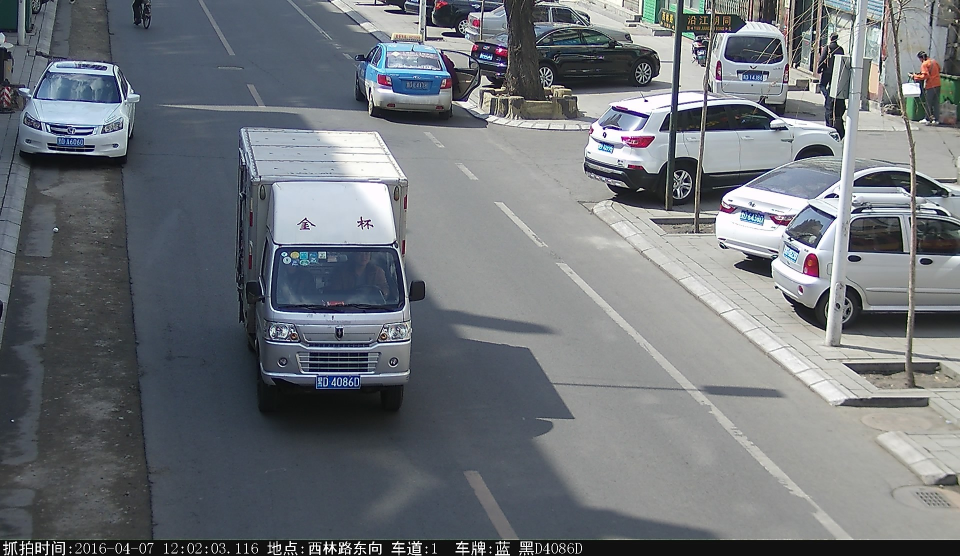
#> input picture test.jpg, 1920 x 1112 px (shown at 1/2 size)
$ python platelocate.py   (older library calls are emulated)
#> lines starting #> are read from the running program, lines starting #| are printed output that depends on the picture; after the words box and inside, x2 and y2 are one past the last pixel; in counts of white or black regions, pixels touching at a corner belong together
#> further down, src is the input picture: shape (1112, 1920, 3); mean B, G, R 120.9, 115.7, 111.1
### Util.py
#!/usr/bin/env python
#coding=gbk
#随机生成ID,代表一次识别的唯一ID,目的是对图片的命名产生随机数，强制浏览器每次都从服务器加载
import random
class ID(object):
    ID = 0
    @classmethod
    def get_ID(cls,is_new = False):
        if is_new :
            cls.ID = random.randint(0,10000)
        return cls.ID

### platelocate.py
#!/usr/bin/env python
#coding=gbk
#find plate in img
import cv2
from cv2 import *
import cv2.cv as cv
import numpy as np
from Util import ID
class PlateLocate(object):
    def __init__(self):
        #车牌定位所需变量
        self.gaussian_blur_size = 5
        self.sobel_scale = 1
        self.sobel_delta = 0
        self.sobel_depth = cv2.CV_16S
        self.sobel_x_weight = 1
        self.sobel_y_weight = 0
        self.morph_size_width = 17
        self.morph_size_height = 3
        #车牌判断所需变量
        self.verify_min = 3
        self.verify_max = 20
        self.verify_error = 0.9
        self.ratio = 3.142857
        self.angle = 30
        #车牌调整所需变量
        self.width = 136
        self.height = 36
        self.type = cv2.CV_8UC3
    def set_mode(self):
        self.gaussian_blur_size = 5
        self.morph_size_width = 9
        self.morph_size_height = 3
        self.verify_error = 0.9
        self.ratio = 4
        self.verify_max = 30
        self.verify_min = 1

    def plate_locate(self, src):
        '''
            定位车牌
            :param src : source image
            :return : list with all possible plate
        '''

        result_rects = []
        if src is not None:
            h = src.shape[0]
#> h = 1112
            w = src.shape[1]
#> w = 1920
            if (h > 50):
                src = src[0:h-50]
#> src: shape (1062, 1920, 3)
        #高斯模糊
        gaus_blur = cv2.GaussianBlur(src, (self.gaussian_blur_size,self.gaussian_blur_size), 0, 0, cv2.BORDER_DEFAULT)
        cv2.imwrite("static/images/temp/platelocate/gaussian_blur{}.jpg".format(ID.get_ID()), gaus_blur)

        #灰度化
        gray = cv2.cvtColor(gaus_blur, cv2.COLOR_RGB2GRAY)
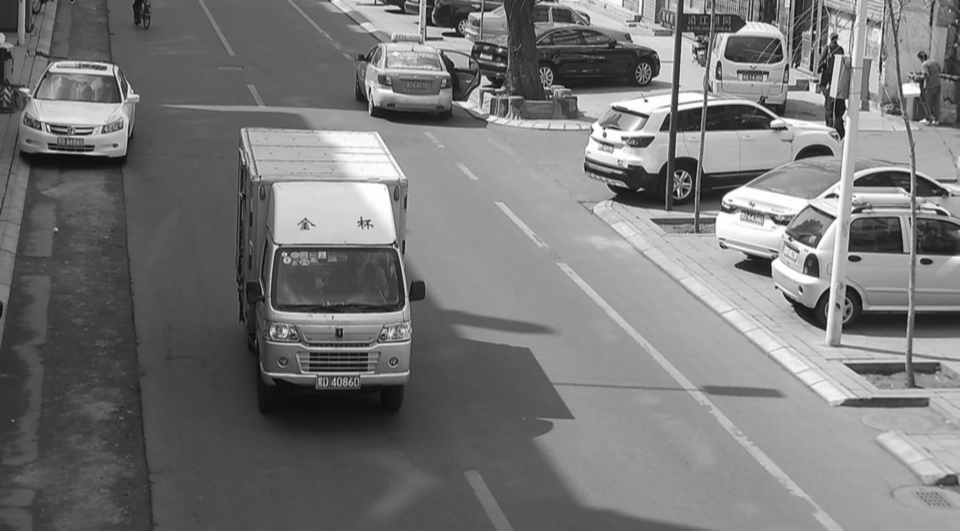
#> gray: shape (1062, 1920) (shown at 1/2 size); min 8, max 254, mean 119.2
        cv2.imwrite("static/images/temp/platelocate/gray{}.jpg".format(ID.get_ID()), gray)

        #Sobel运算，得到水平方向导数
        grad_x = cv2.Sobel(gray, self.sobel_depth, 1, 0, ksize=3, scale=self.sobel_scale, delta=self.sobel_delta,borderType=cv2.BORDER_DEFAULT)
        abs_grad_x = cv2.convertScaleAbs(grad_x)
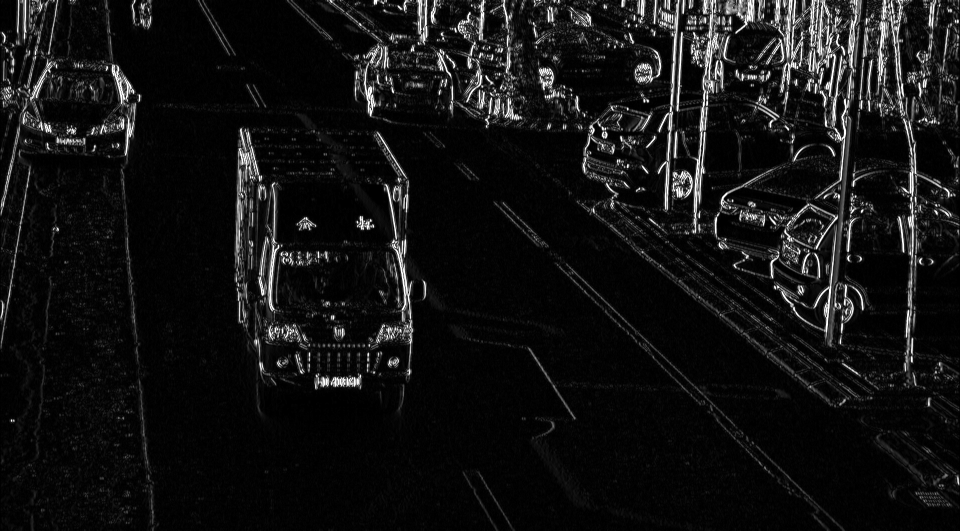
#> abs_grad_x: shape (1062, 1920) (shown at 1/2 size); min 0, max 255, mean 19
        grad_y = cv2.Sobel(gray, self.sobel_depth, 0, 1, ksize = 3, scale=self.sobel_scale, delta=self.sobel_delta, borderType=cv2.BORDER_DEFAULT)
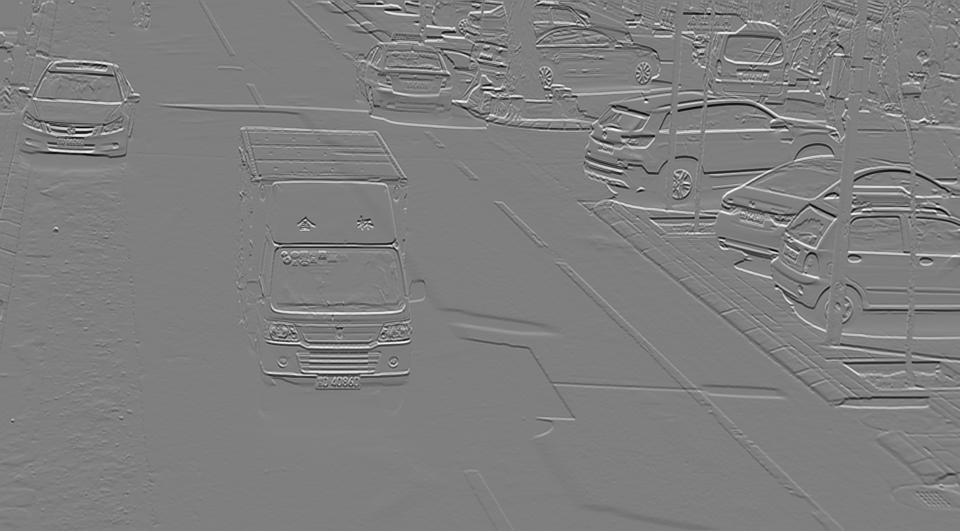
#> grad_y: shape (1062, 1920) int16 (shown at 1/2 size); min -388, max 390, mean -0.2; drawn with min black and max white
        abs_grad_y = cv2.convertScaleAbs(grad_y)
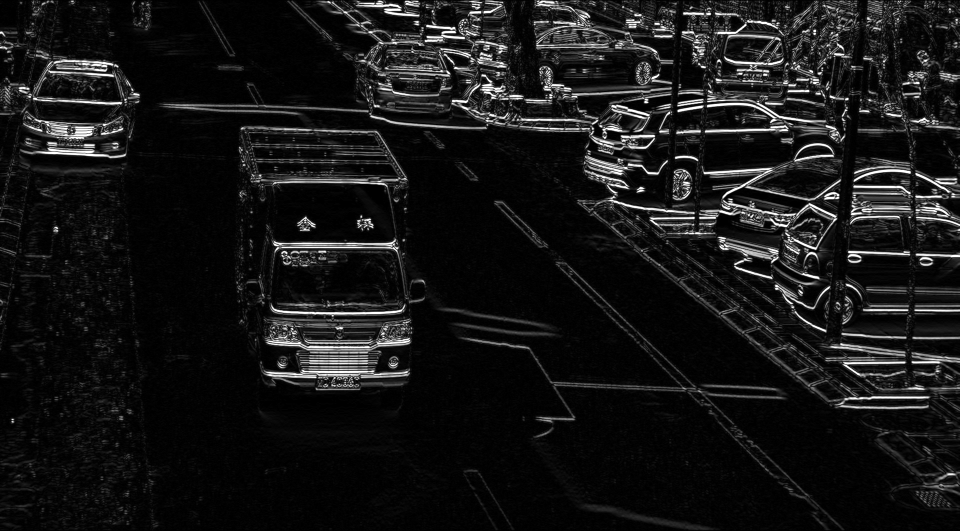
#> abs_grad_y: shape (1062, 1920) (shown at 1/2 size); min 0, max 255, mean 22.5
        grad = cv2.addWeighted(abs_grad_x,self.sobel_x_weight, abs_grad_y, self.sobel_y_weight, 0)
        cv2.imwrite("static/images/temp/platelocate/sobel{}.jpg".format(ID.get_ID()), grad)

        #二值化
        _, img_threshold = cv2.threshold(grad, 0, 255, cv2.THRESH_OTSU + cv2.THRESH_BINARY)
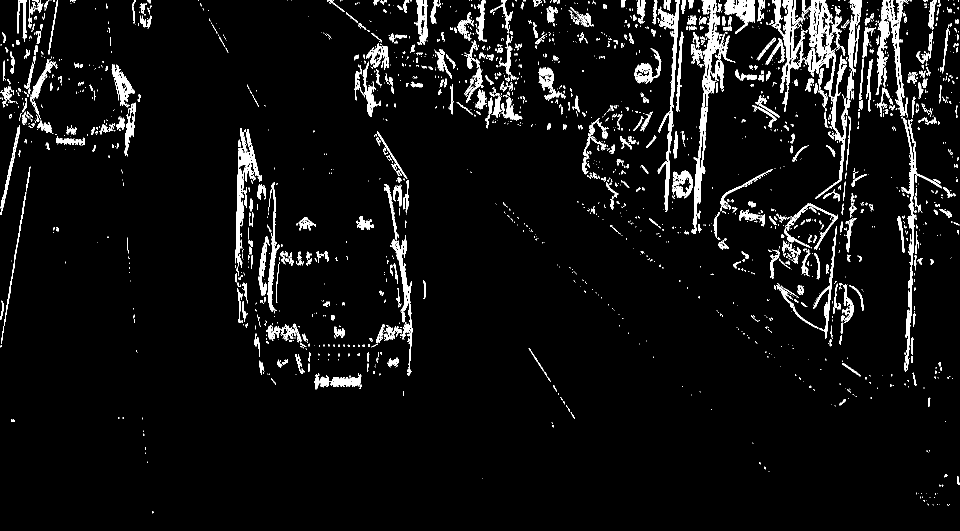
#> img_threshold: shape (1062, 1920) (shown at 1/2 size); 5.5% white; 2734 white regions (2113 under 20 px), largest, box (x1, y1, x2, y2) and area: (1383, 0, 1441, 468) 4302, (1603, 0, 1684, 148) 3902, (471, 256, 518, 527) 2774
        cv2.imwrite("static/images/temp/platelocate/threshold{}.jpg".format(ID.get_ID()), img_threshold)

        #闭操作
        element = cv2.getStructuringElement(cv2.MORPH_RECT, (self.morph_size_width, self.morph_size_height))
        img_mophology = cv2.morphologyEx(img_threshold, cv2.MORPH_CLOSE, element)
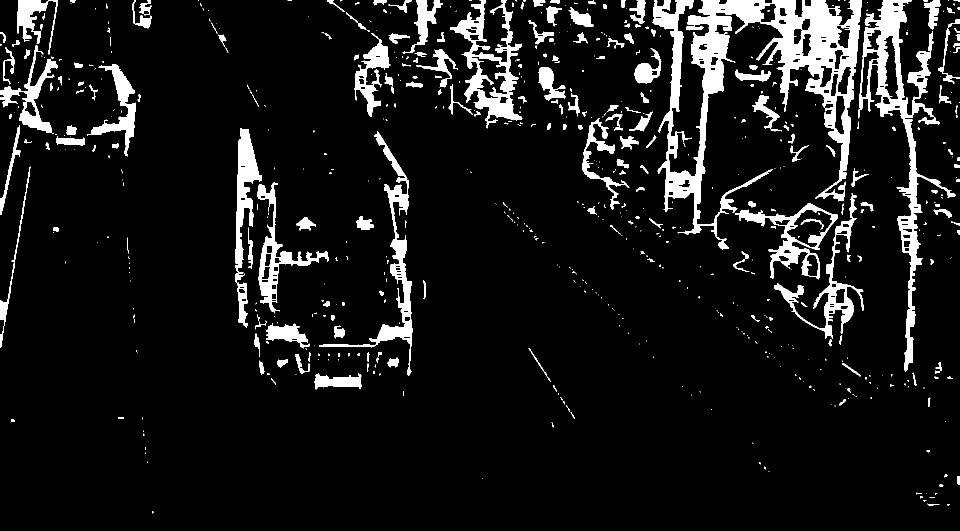
#> img_mophology: shape (1062, 1920) (shown at 1/2 size); 8.8% white; 650 white regions (420 under 20 px)
        cv2.imwrite("static/images/temp/platelocate/morphology{}.jpg".format(ID.get_ID()), img_mophology)

        #提取轮廓
        src_back = src.copy()
        contours,_ = cv2.findContours(img_mophology,cv2.RETR_EXTERNAL, cv2.CHAIN_APPROX_NONE)
#> contours = 644 contours, 456 with area under 20; largest, box (x1, y1, x2, y2) and area: (1305, 0, 1723, 499) 58174, (1717, 0, 1911, 744) 24310, (900, 0, 1045, 257) 13174, (1470, 407, 1676, 559) 10727, (639, 263, 826, 751) 8116
        cv2.drawContours(src, contours, -1, (0, 255, 0))
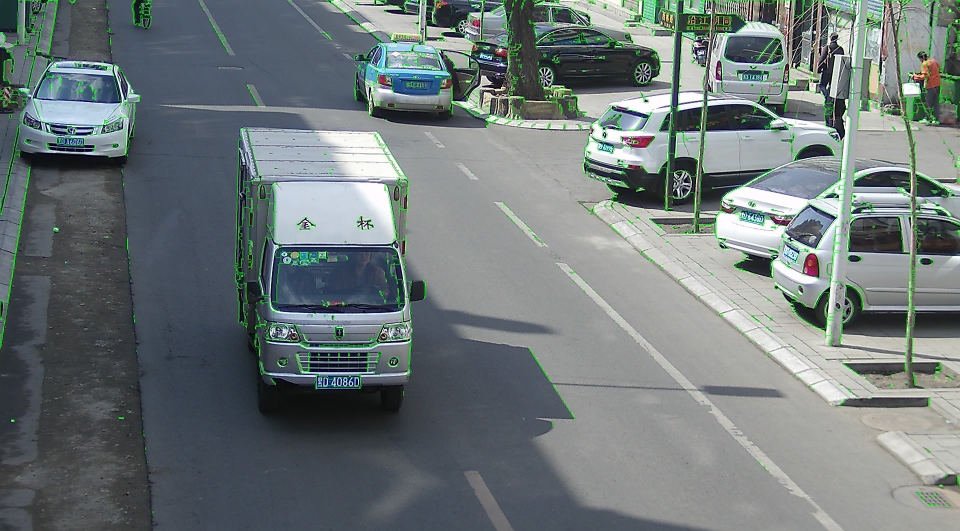
#> src: shape (1062, 1920, 3) (shown at 1/2 size); mean of channels 0, 1, 2 121.1, 120.7, 111.3; drawn as B, G, R
#> (the run stopped early here; a loop or call above may not have finished)
